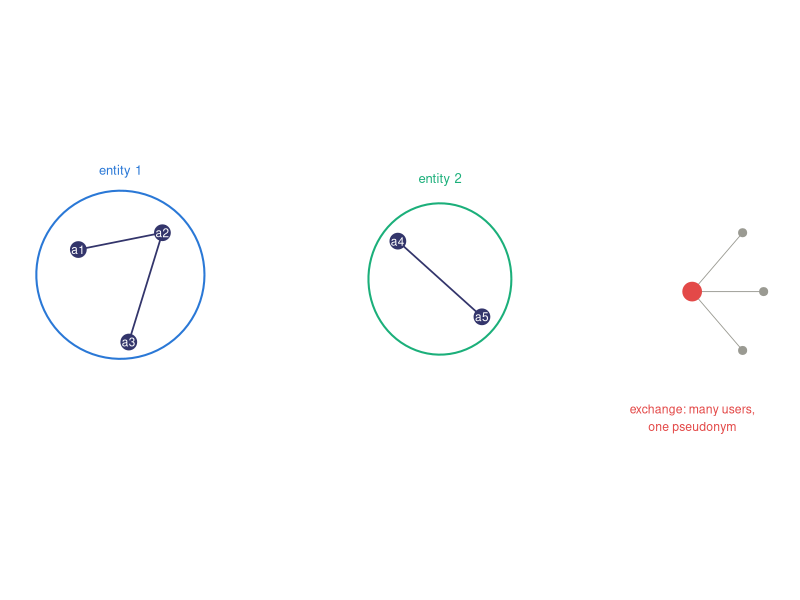
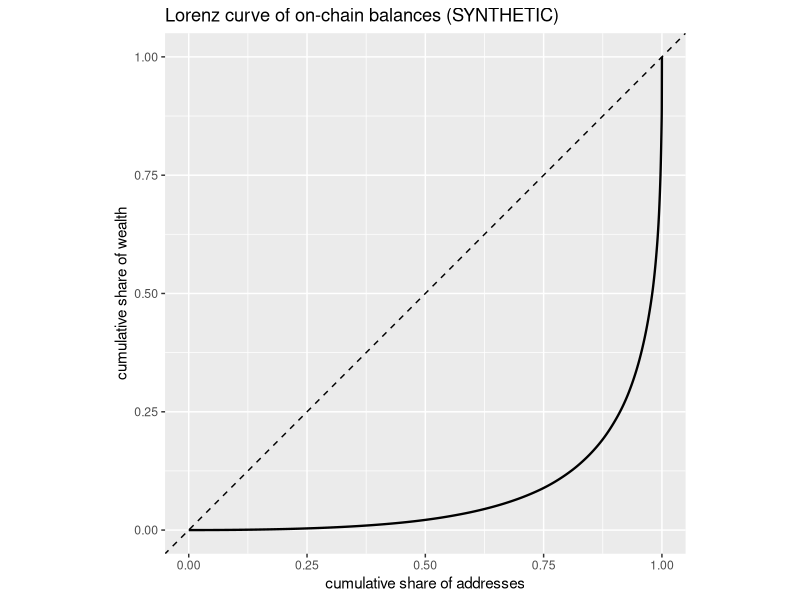
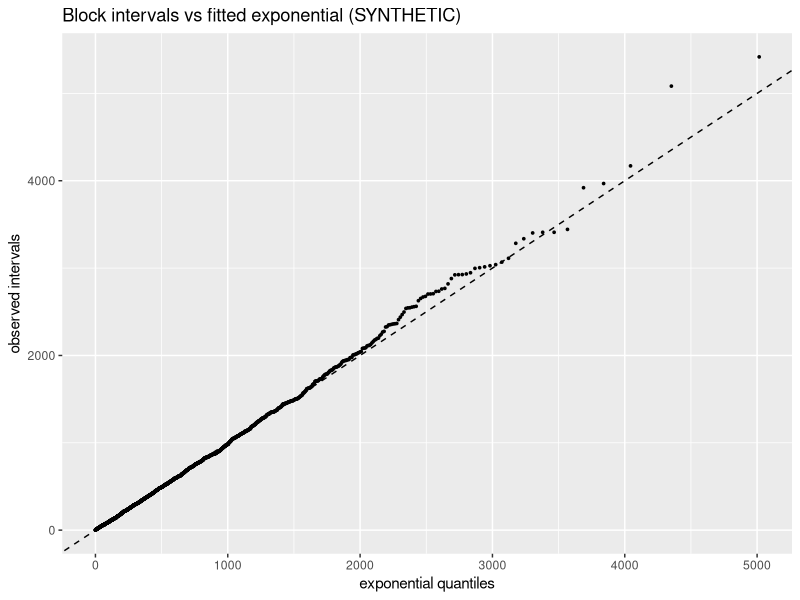
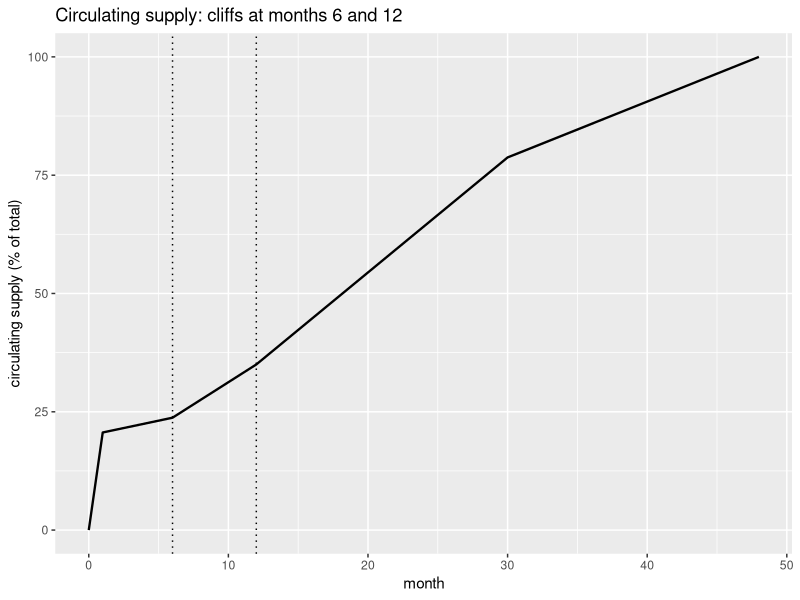
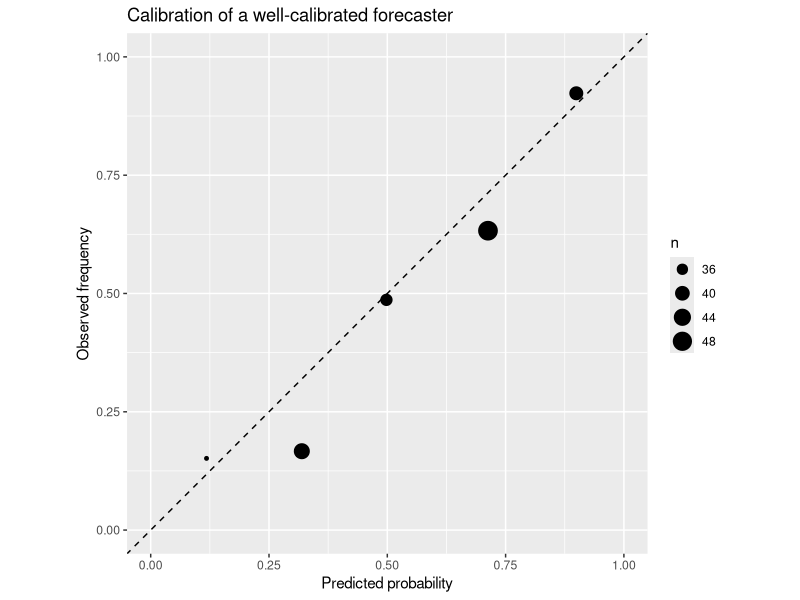
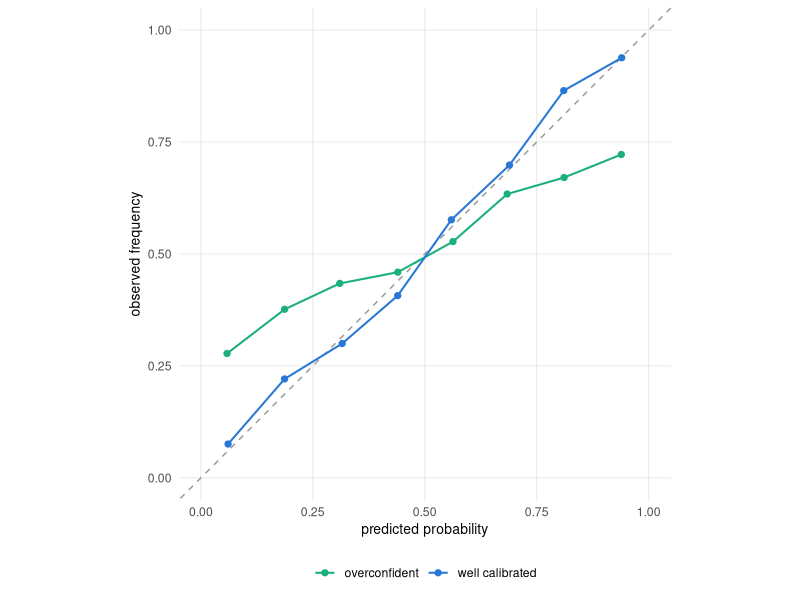

The R source for these figures, in order:
## ---- chunk 1
library(digest)
library(dplyr)
library(tibble)
library(tidyr)
library(purrr)
library(ggplot2)
## ---- chunk 2
PAL <- c('#2a78d6', '#1baf7a', '#eda100', '#008300',
         '#4a3aa7', '#e34948', '#e87ba4', '#eb6834')

book_theme <- ggplot2::theme_minimal(base_size = 11) +
  ggplot2::theme(
    panel.grid.minor = ggplot2::element_blank(),
    panel.grid.major = ggplot2::element_line(
      linewidth = 0.25, colour = 'grey88'),
    axis.title = ggplot2::element_text(size = 10),
    legend.position = 'bottom'
  )
## ---- chunk 3
#| label: fig-entity-resolution
#| fig-cap: 'Entity resolution on six addresses. Common-input-ownership edges merge them into two entities (circled), while the exchange address fronts many users behind one pseudonym.'
#| fig-height: 3.4
ellipse <- function(cx, cy, rx, ry, grp, n = 80) {
  t <- seq(0, 2 * pi, length.out = n)
  tibble(x = cx + rx * cos(t), y = cy + ry * sin(t), grp = grp)
}

# SYNTHETIC layout: six addresses, three co-spending
# edges, one exchange fronting several users.
nodes <- tibble(
  id = c('a1', 'a2', 'a3', 'a4', 'a5', 'exchange'),
  x  = c(1.1, 2.1, 1.7, 4.9, 5.9, 8.4),
  y  = c(3.7, 3.9, 2.6, 3.8, 2.9, 3.2),
  kind = c('addr', 'addr', 'addr', 'addr', 'addr', 'exchange')
)
edges <- tibble(
  x    = c(1.1, 1.7, 4.9),
  y    = c(3.7, 2.6, 3.8),
  xend = c(2.1, 2.1, 5.9),
  yend = c(3.9, 3.9, 2.9)
)
hulls <- bind_rows(
  ellipse(1.6, 3.4, 1.0, 1.0, 'entity 1'),
  ellipse(5.4, 3.35, 0.85, 0.9, 'entity 2')
)
users <- tibble(x = c(9.0, 9.25, 9.0), y = c(3.9, 3.2, 2.5))

ggplot() +
  geom_path(data = hulls, aes(x, y, group = grp, colour = grp),
            linewidth = 0.7) +
  geom_segment(data = edges, aes(x, y, xend = xend, yend = yend),
               colour = '#33356b', linewidth = 0.6) +
  geom_point(data = filter(nodes, kind == 'addr'), aes(x, y),
             colour = '#33356b', size = 5) +
  geom_point(data = users, aes(x, y), colour = '#9a9a92', size = 2.4) +
  geom_segment(data = users, aes(x = 8.4, y = 3.2, xend = x, yend = y),
               colour = '#9a9a92', linewidth = 0.3) +
  geom_point(data = filter(nodes, kind == 'exchange'), aes(x, y),
             colour = '#e34948', size = 6) +
  geom_text(data = filter(nodes, kind == 'addr'), aes(x, y, label = id),
            colour = 'white', size = 3) +
  annotate('text', x = 1.6, y = 4.65, label = 'entity 1',
           colour = PAL[1], size = 3.3) +
  annotate('text', x = 5.4, y = 4.55, label = 'entity 2',
           colour = PAL[2], size = 3.3) +
  annotate('text', x = 8.4, y = 1.7,
           label = 'exchange: many users,\none pseudonym',
           colour = '#e34948', size = 3.1) +
  scale_colour_manual(values = c('entity 1' = PAL[1],
                                 'entity 2' = PAL[2])) +
  expand_limits(y = c(1.3, 4.9)) +
  coord_equal(clip = 'off') +
  guides(colour = 'none') +
  theme_void()
## ---- chunk 4
set.seed(21)
# SYNTHETIC: 800 transactions co-spending among
# 300 pseudonymous addresses. Real wallets reuse
# addresses, so co-spending links accumulate.
n_addr <- 300
n_tx <- 800
tx_inputs <- replicate(
  n_tx,
  sample(n_addr, size = sample(1:3, 1)),
  simplify = FALSE
)

parent <- seq_len(n_addr)
uf_find <- function(i) {
  while (parent[i] != i) i <- parent[i]
  i
}
uf_union <- function(a, b) {
  ra <- uf_find(a)
  rb <- uf_find(b)
  if (ra != rb) parent[rb] <<- ra
}

for (ins in tx_inputs) {
  if (length(ins) > 1L) {
    for (k in 2:length(ins)) uf_union(ins[1], ins[k])
  }
}

roots <- vapply(seq_len(n_addr), uf_find, integer(1))
c(addresses = n_addr,
  entities = length(unique(roots)),
  largest_cluster = max(tabulate(roots)))
## ---- chunk 5
gini_coef <- function(x) {
  x <- sort(x)
  n <- length(x)
  (2 * sum(seq_len(n) * x) / (n * sum(x))) - (n + 1) / n
}

set.seed(14)
# SYNTHETIC: heavy-tailed balances (log-normal),
# typical of on-chain balance distributions.
balances <- rlnorm(10000, meanlog = 0, sdlog = 2)
c(gini = gini_coef(balances),
  top1pct_share = sum(sort(balances, decreasing = TRUE)[1:100]) /
    sum(balances))
## ---- chunk 6
# SYNTHETIC: fully immunised children in eight
# districts. The same gini_coef, now measuring
# health inequity rather than token wealth.
coverage <- c(950, 910, 880, 840, 300, 120, 60, 20)
c(gini = gini_coef(coverage),
  bottom2_share = sum(sort(coverage)[1:2]) / sum(coverage))
## ---- chunk 7
#| label: fig-lorenz
#| fig-cap: 'Lorenz curve for a SYNTHETIC heavy-tailed balance
#|   distribution. The gap to the diagonal is the Gini area.'
lorenz_curve <- function(x) {
  x <- sort(x)
  n <- length(x)
  tibble(
    pop_share = c(0, seq_len(n) / n),
    wealth_share = c(0, cumsum(x) / sum(x))
  )
}

lc <- lorenz_curve(balances)

ggplot(lc, aes(pop_share, wealth_share)) +
  geom_abline(linetype = 2) +
  geom_line(linewidth = 0.8) +
  coord_equal() +
  labs(x = 'cumulative share of addresses',
       y = 'cumulative share of wealth',
       title = 'Lorenz curve of on-chain balances (SYNTHETIC)')
## ---- chunk 8
#| label: fig-qq
#| fig-cap: 'QQ plot of SYNTHETIC block intervals against the
#|   fitted exponential. Points on the diagonal indicate a
#|   good fit; systematic departure is where the science is.'
set.seed(13)
# SYNTHETIC: intervals from Exp(mean 600s), the very
# model under test. Replace with a real CoinMetrics
# CSV to make this a genuine test of a real chain.
intervals <- rexp(2016, rate = 1 / 600)

fit_rate <- 1 / mean(intervals)
ks <- ks.test(intervals, 'pexp', rate = fit_rate)
c(mean_interval = mean(intervals), fitted_rate = fit_rate,
  ks_p_value = ks$p.value)

ggplot(tibble(x = sort(intervals),
              theo = qexp(ppoints(length(intervals)), fit_rate)),
       aes(theo, x)) +
  geom_point(size = 0.6) + geom_abline(linetype = 2) +
  labs(x = 'exponential quantiles', y = 'observed intervals',
       title = 'Block intervals vs fitted exponential (SYNTHETIC)')
## ---- chunk 9
#| label: fig-unlock
#| fig-cap: 'Circulating supply under a SYNTHETIC allocation.
#|   Dotted lines mark the investor (month 6) and team
#|   (month 12) unlock cliffs, each a step of future supply.'
months <- 0:48
vest <- function(alloc, cliff, duration, t) {
  if (t < cliff) return(0)
  frac <- min(1, (t - cliff) / duration)
  alloc * frac
}

schedule <- tibble(month = months) |>
  rowwise() |>
  mutate(
    public   = vest(20, 0, 1, month),
    team     = vest(20, 12, 36, month),
    investor = vest(30, 6, 24, month),
    treasury = vest(30, 0, 48, month)
  ) |>
  ungroup() |>
  mutate(circulating = public + team + investor + treasury)

ggplot(schedule, aes(month, circulating)) +
  geom_line(linewidth = 0.8) +
  geom_vline(xintercept = c(6, 12), linetype = 3) +
  labs(x = 'month', y = 'circulating supply (% of total)',
       title = 'Circulating supply: cliffs at months 6 and 12')
tail(schedule |> select(month, circulating), 3)
## ---- chunk 10
#| label: fig-calibration
#| fig-cap: 'Calibration curve for a SYNTHETIC well-calibrated
#|   forecaster. Points hug the diagonal; the Brier score sits
#|   well below the uninformed 0.25.'
brier_score <- function(prob, outcome) mean((prob - outcome)^2)

set.seed(7)
n <- 200
preds <- tibble(
  prob = runif(n),
  outcome = rbinom(n, 1, runif(n))  # SYNTHETIC: mildly miscalibrated
)
# Force approximate calibration for the demonstration:
preds$outcome <- rbinom(n, 1, preds$prob)

calibration_report <- function(preds, n_bins = 5) {
  overall <- brier_score(preds$prob, preds$outcome)
  binned <- preds |>
    mutate(bin = cut(prob, breaks = seq(0, 1, length.out = n_bins + 1),
                     include.lowest = TRUE)) |>
    group_by(bin) |>
    summarise(n = n(), mean_prob = mean(prob),
              observed = mean(outcome), .groups = 'drop')
  list(brier = overall, binned = binned)
}

rep_out <- calibration_report(preds)
cat('Brier score:', round(rep_out$brier, 4),
    '(0.25 = uninformed coin flip)\n')

ggplot(rep_out$binned, aes(mean_prob, observed)) +
  geom_abline(linetype = 2) +
  geom_point(aes(size = n)) +
  coord_equal(xlim = c(0, 1), ylim = c(0, 1)) +
  labs(x = 'Predicted probability', y = 'Observed frequency',
       title = 'Calibration of a well-calibrated forecaster')
## ---- chunk 11
#| label: fig-calibration-compare
#| fig-cap: 'Two SYNTHETIC forecasters on one reliability plot. The well-calibrated series hugs the diagonal; the overconfident series is too flat, its extreme probabilities not earned by outcomes.'
set.seed(11)
n_cal <- 2000
mk_forecaster <- function(slope) {
  # SYNTHETIC: slope 1 is calibrated; slope < 1 pulls
  # the realised rate toward 0.5, the overconfidence.
  p <- runif(n_cal)
  true_p <- pmin(pmax(0.5 + (p - 0.5) * slope, 0), 1)
  tibble(prob = p, outcome = rbinom(n_cal, 1, true_p))
}
bin_reliability <- function(d, lab, n_bins = 8) {
  d |>
    mutate(bin = cut(prob, seq(0, 1, length.out = n_bins + 1),
                     include.lowest = TRUE)) |>
    group_by(bin) |>
    summarise(mean_prob = mean(prob), observed = mean(outcome),
              .groups = 'drop') |>
    mutate(forecaster = lab)
}
cal_compare <- bind_rows(
  bin_reliability(mk_forecaster(1.0), 'well calibrated'),
  bin_reliability(mk_forecaster(0.5), 'overconfident')
)

ggplot(cal_compare, aes(mean_prob, observed, colour = forecaster)) +
  geom_abline(linetype = 2, colour = 'grey60') +
  geom_line(linewidth = 0.7) +
  geom_point(size = 1.8) +
  scale_colour_manual(values = c('well calibrated' = PAL[1],
                                 'overconfident' = PAL[2])) +
  coord_equal(xlim = c(0, 1), ylim = c(0, 1)) +
  labs(x = 'predicted probability', y = 'observed frequency',
       colour = NULL) +
  book_theme
## ---- chunk 12
set.seed(2026)
# SYNTHETIC snapshot: balances, block intervals, and
# a small forecast log for one chain.
audit_balances <- rlnorm(5000, meanlog = 0, sdlog = 1.9)
audit_intervals <- rexp(1000, rate = 1 / 600)
audit_preds <- tibble(
  prob = runif(50),
  outcome = rbinom(50, 1, runif(50))
)

audit <- tibble(
  metric = c('gini', 'top1pct_share', 'mean_interval_s',
             'ks_p_exponential', 'n_forecasts', 'brier'),
  value = c(
    gini_coef(audit_balances),
    sum(sort(audit_balances, decreasing = TRUE)[1:50]) /
      sum(audit_balances),
    mean(audit_intervals),
    ks.test(audit_intervals, 'pexp',
            rate = 1 / mean(audit_intervals))$p.value,
    nrow(audit_preds),
    brier_score(audit_preds$prob, audit_preds$outcome)
  )
)
audit |> mutate(value = round(value, 4))
